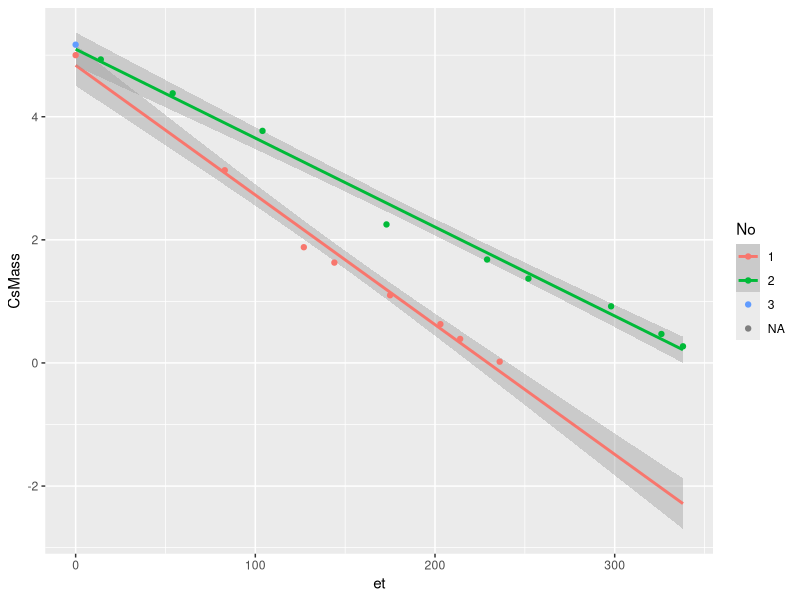

This figure's R source:
## ---- chunk 1
library(tidyverse)
library(lubridate)
## ---- chunk 2
cs <- read.csv("cesium.csv") %>%
  mutate(Date = mdy(Date),
         No = as.factor(
           ifelse(Mass > 400, 1, 
                  ifelse(Date > ymd("2018-02-11"), 3, 
                         2))),
         CsMass = ifelse(Mass > 400, Mass - 406.8, Mass - 393.3),
         et = ifelse(No == 1, Date - ymd("2016-07-14"), 
                     ifelse(No == 2, Date - ymd("2017-03-10"),
                       Date - ymd("2018-02-12")))
         )
## ---- chunk 3
cs.lm <- lm(CsMass ~ et, data = cs)
cs.lm
use <- abs(coef(cs.lm)["et"])
use5 <- 5 / use 
## ---- chunk 4
ggplot(cs, aes(et, CsMass, color = No)) +
  geom_smooth(method = "lm", fullrange = TRUE) +
  geom_point()  
